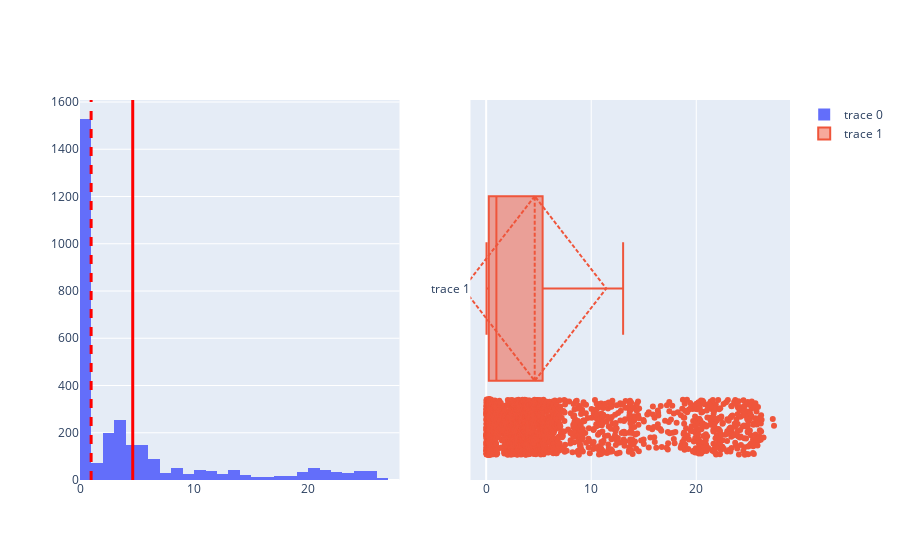

The notebook cell this image was saved under:
### Code cell
fig01 = make_subplots(rows=1, cols=2)
fig01.add_trace(go.Histogram(x=mglu3), row=1, col=1)
fig01.add_vline(x=np.mean(mglu3), line_width=3, line_color='red', row=1, col=1)
fig01.add_vline(x=np.median(mglu3), line_width=3, line_dash='dash', line_color='red', row=1, col=1)
fig01.add_trace(go.Box(x=mglu3, boxpoints='all', boxmean='sd'), row=1, col=2)
#fig01.add_vline(x=np.mean(mglu3), line_width=3, line_color='red', row=1, col=2)
#fig01.add_vline(x=np.median(mglu3), line_width=3, line_dash='dash', line_color='red', row=1, col=2)

### Figure 1 — Plotly figure (JSON) as saved in the notebook; plotly's stock layout.template omitted (floating-point values rounded to 4 significant figures; data arrays with more than 128 entries replaced by an {"elided": "..."} marker saying what was removed)
{"data": [{"type": "histogram", "x": {"elided": "3047 float values"}, "xaxis": "x", "yaxis": "y"}, {"boxmean": "sd", "boxpoints": "all", "type": "box", "x": {"elided": "3047 float values"}, "xaxis": "x2", "yaxis": "y2"}], "layout": {"shapes": [{"line": {"color": "red", "width": 3}, "type": "line", "x0": 4.621, "x1": 4.621, "xref": "x", "y0": 0, "y1": 1, "yref": "y domain"}, {"line": {"color": "red", "dash": "dash", "width": 3}, "type": "line", "x0": 0.9741, "x1": 0.9741, "xref": "x", "y0": 0, "y1": 1, "yref": "y domain"}], "xaxis": {"anchor": "y", "domain": [0, 0.45]}, "xaxis2": {"anchor": "y2", "domain": [0.55, 1]}, "yaxis": {"anchor": "x", "domain": [0, 1]}, "yaxis2": {"anchor": "x2", "domain": [0, 1]}}}
